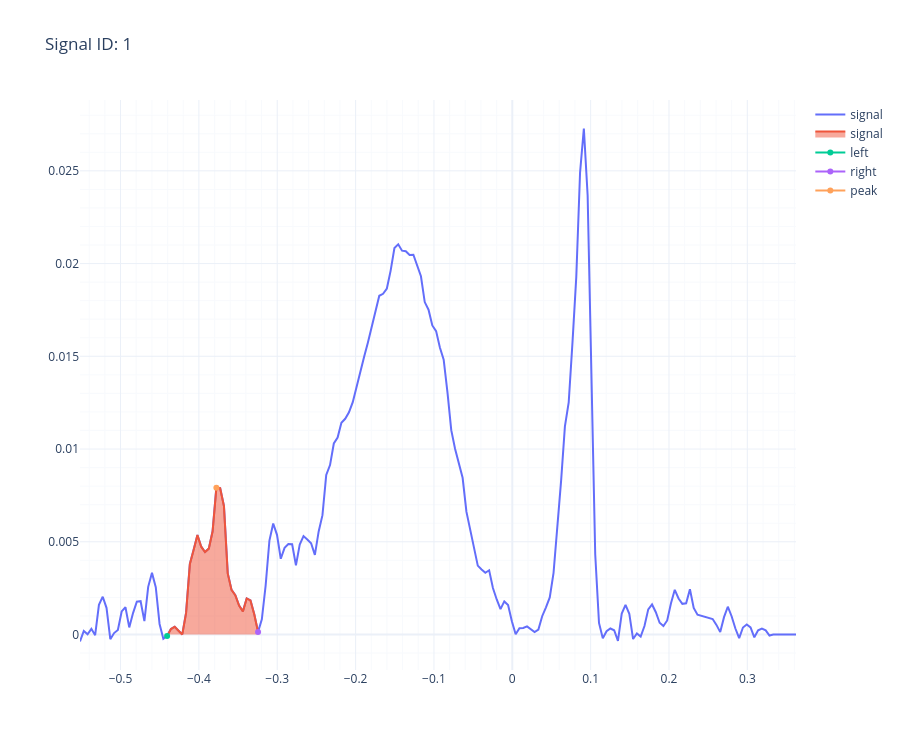
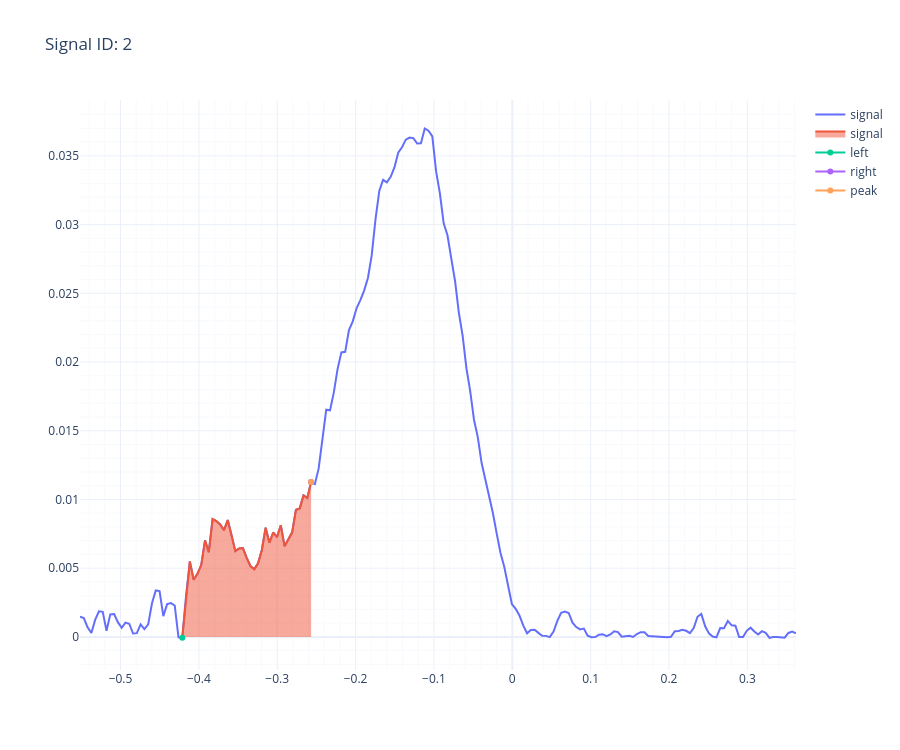
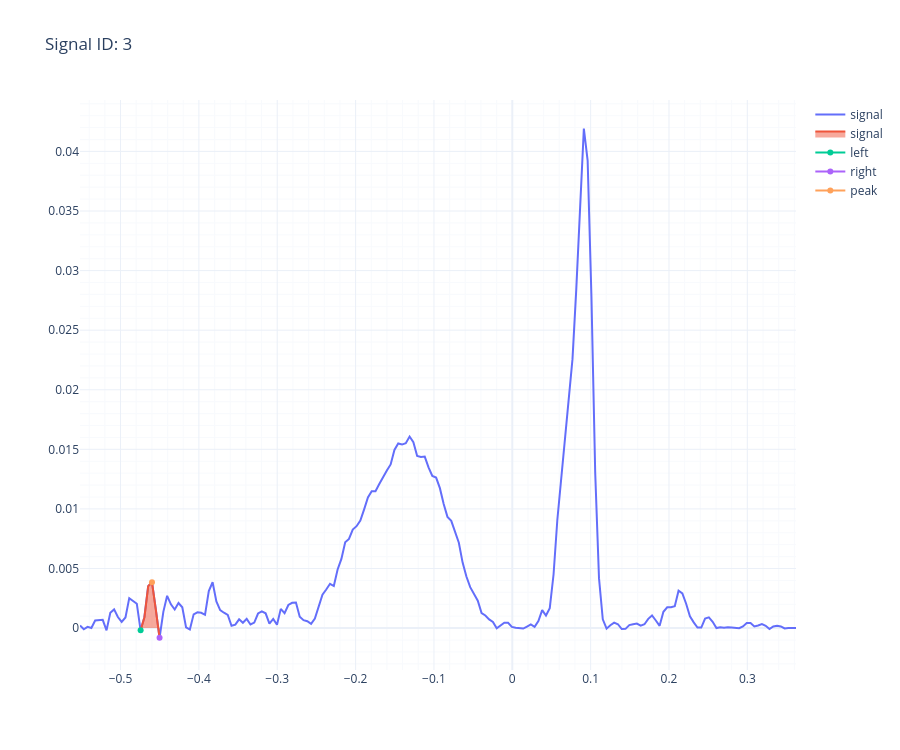
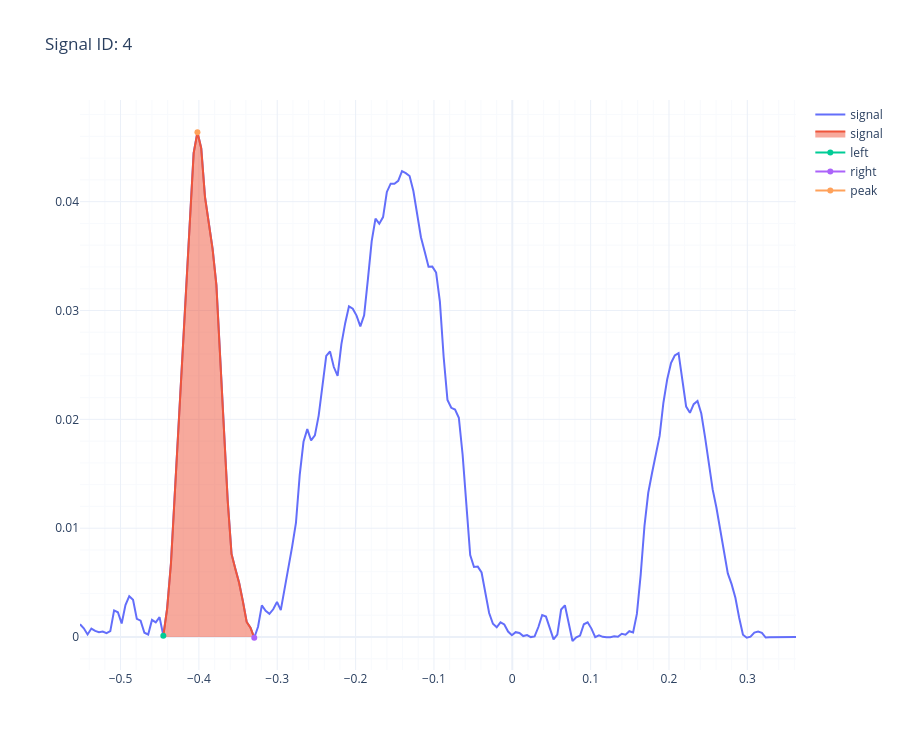

These figures' notebook cell, in order:
### Code cell
signals = []

for i, col in enumerate(normalized_currents.columns):
    signal = Signal(normalized_currents[col].values)
    signals.append(signal)
    signal.pplot(start=10, end=200, title=f"Signal ID: {i}, Time: {times[i]}h")

### Figure 1 — Plotly figure (JSON) as saved in the notebook; plotly's stock layout.template omitted (floating-point values rounded to 4 significant figures; data arrays with more than 128 entries replaced by an {"elided": "..."} marker saying what was removed)
{"data": [{"mode": "lines", "name": "signal", "type": "scatter", "x": {"elided": "190 float values"}, "y": {"elided": "190 float values"}}, {"fill": "tozeroy", "mode": "lines", "name": "signal", "type": "scatter", "x": [-0.4405, -0.4357, -0.4309, -0.426, -0.4212, -0.4164, -0.4115, -0.4067, -0.4019, -0.397, -0.3922, -0.3873, -0.3825, -0.3777, -0.3728, -0.368, -0.3632, -0.3583, -0.3535, -0.3487, -0.3438, -0.339, -0.3342, -0.3293, -0.3245], "y": [-7.386e-05, 0.0002955, 0.0004186, 0.0002035, 3.216e-06, 0.001166, 0.0038, 0.004576, 0.00536, 0.004735, 0.00445, 0.004632, 0.005569, 0.007916, 0.007888, 0.006925, 0.003297, 0.002404, 0.002116, 0.00156, 0.001247, 0.001947, 0.001834, 0.001094, 0.0001417]}, {"mode": "lines+markers", "name": "left", "type": "scatter", "x": [-0.4405], "y": [-7.386e-05]}, {"mode": "lines+markers", "name": "right", "type": "scatter", "x": [-0.3245], "y": [0.0001417]}, {"mode": "lines+markers", "name": "peak", "type": "scatter", "x": [-0.3777], "y": [0.007916]}], "layout": {"height": 750, "title": {"text": "Signal ID: 1"}, "xaxis": {"minor": {"showgrid": true}, "showgrid": true}, "yaxis": {"minor": {"showgrid": true}, "showgrid": true}}}

### Figure 2 — Plotly figure (JSON) as saved in the notebook; plotly's stock layout.template omitted (floating-point values rounded to 4 significant figures; data arrays with more than 128 entries replaced by an {"elided": "..."} marker saying what was removed)
{"data": [{"mode": "lines", "name": "signal", "type": "scatter", "x": {"elided": "190 float values"}, "y": {"elided": "190 float values"}}, {"fill": "tozeroy", "mode": "lines", "name": "signal", "type": "scatter", "x": [-0.4212, -0.4164, -0.4115, -0.4067, -0.4019, -0.397, -0.3922, -0.3873, -0.3825, -0.3777, -0.3728, -0.368, -0.3632, -0.3583, -0.3535, -0.3487, -0.3438, -0.339, -0.3342, -0.3293, -0.3245, -0.3197, -0.3148, -0.31, -0.3052, -0.3003, -0.2955, -0.2906, -0.2858, -0.281, -0.2761, -0.2713, -0.2665, -0.2616, -0.2568], "y": [-6.068e-05, 0.003016, 0.005499, 0.004156, 0.004587, 0.005228, 0.007032, 0.006166, 0.008567, 0.008426, 0.008184, 0.007768, 0.008504, 0.007394, 0.006241, 0.006438, 0.006466, 0.005751, 0.005158, 0.00493, 0.005358, 0.006331, 0.007947, 0.006854, 0.007598, 0.007264, 0.008127, 0.006602, 0.00714, 0.007609, 0.009256, 0.009351, 0.0103, 0.01012, 0.01126]}, {"mode": "lines+markers", "name": "left", "type": "scatter", "x": [-0.4212], "y": [-6.068e-05]}, {"mode": "lines+markers", "name": "right", "type": "scatter", "x": [-0.2568], "y": [0.01126]}, {"mode": "lines+markers", "name": "peak", "type": "scatter", "x": [-0.2568], "y": [0.01126]}], "layout": {"height": 750, "title": {"text": "Signal ID: 2"}, "xaxis": {"minor": {"showgrid": true}, "showgrid": true}, "yaxis": {"minor": {"showgrid": true}, "showgrid": true}}}

### Figure 3 — Plotly figure (JSON) as saved in the notebook; plotly's stock layout.template omitted (floating-point values rounded to 4 significant figures; data arrays with more than 128 entries replaced by an {"elided": "..."} marker saying what was removed)
{"data": [{"mode": "lines", "name": "signal", "type": "scatter", "x": {"elided": "190 float values"}, "y": {"elided": "190 float values"}}, {"fill": "tozeroy", "mode": "lines", "name": "signal", "type": "scatter", "x": [-0.4744, -0.4695, -0.4647, -0.4599, -0.455, -0.4502], "y": [-0.0001885, 0.000915, 0.00352, 0.003849, 0.00159, -0.000811]}, {"mode": "lines+markers", "name": "left", "type": "scatter", "x": [-0.4744], "y": [-0.0001885]}, {"mode": "lines+markers", "name": "right", "type": "scatter", "x": [-0.4502], "y": [-0.000811]}, {"mode": "lines+markers", "name": "peak", "type": "scatter", "x": [-0.4599], "y": [0.003849]}], "layout": {"height": 750, "title": {"text": "Signal ID: 3"}, "xaxis": {"minor": {"showgrid": true}, "showgrid": true}, "yaxis": {"minor": {"showgrid": true}, "showgrid": true}}}

### Figure 4 — Plotly figure (JSON) as saved in the notebook; plotly's stock layout.template omitted (floating-point values rounded to 4 significant figures; data arrays with more than 128 entries replaced by an {"elided": "..."} marker saying what was removed)
{"data": [{"mode": "lines", "name": "signal", "type": "scatter", "x": {"elided": "190 float values"}, "y": {"elided": "190 float values"}}, {"fill": "tozeroy", "mode": "lines", "name": "signal", "type": "scatter", "x": [-0.4454, -0.4405, -0.4357, -0.4309, -0.426, -0.4212, -0.4164, -0.4115, -0.4067, -0.4019, -0.397, -0.3922, -0.3873, -0.3825, -0.3777, -0.3728, -0.368, -0.3632, -0.3583, -0.3535, -0.3487, -0.3438, -0.339, -0.3342, -0.3293], "y": [0.000126, 0.002614, 0.006733, 0.01308, 0.01833, 0.02456, 0.0315, 0.03803, 0.04447, 0.04638, 0.04491, 0.04041, 0.0381, 0.03567, 0.03236, 0.0263, 0.01907, 0.01249, 0.007633, 0.006285, 0.004988, 0.003276, 0.001382, 0.0008539, -6.559e-05]}, {"mode": "lines+markers", "name": "left", "type": "scatter", "x": [-0.4454], "y": [0.000126]}, {"mode": "lines+markers", "name": "right", "type": "scatter", "x": [-0.3293], "y": [-6.559e-05]}, {"mode": "lines+markers", "name": "peak", "type": "scatter", "x": [-0.4019], "y": [0.04638]}], "layout": {"height": 750, "title": {"text": "Signal ID: 4"}, "xaxis": {"minor": {"showgrid": true}, "showgrid": true}, "yaxis": {"minor": {"showgrid": true}, "showgrid": true}}}
